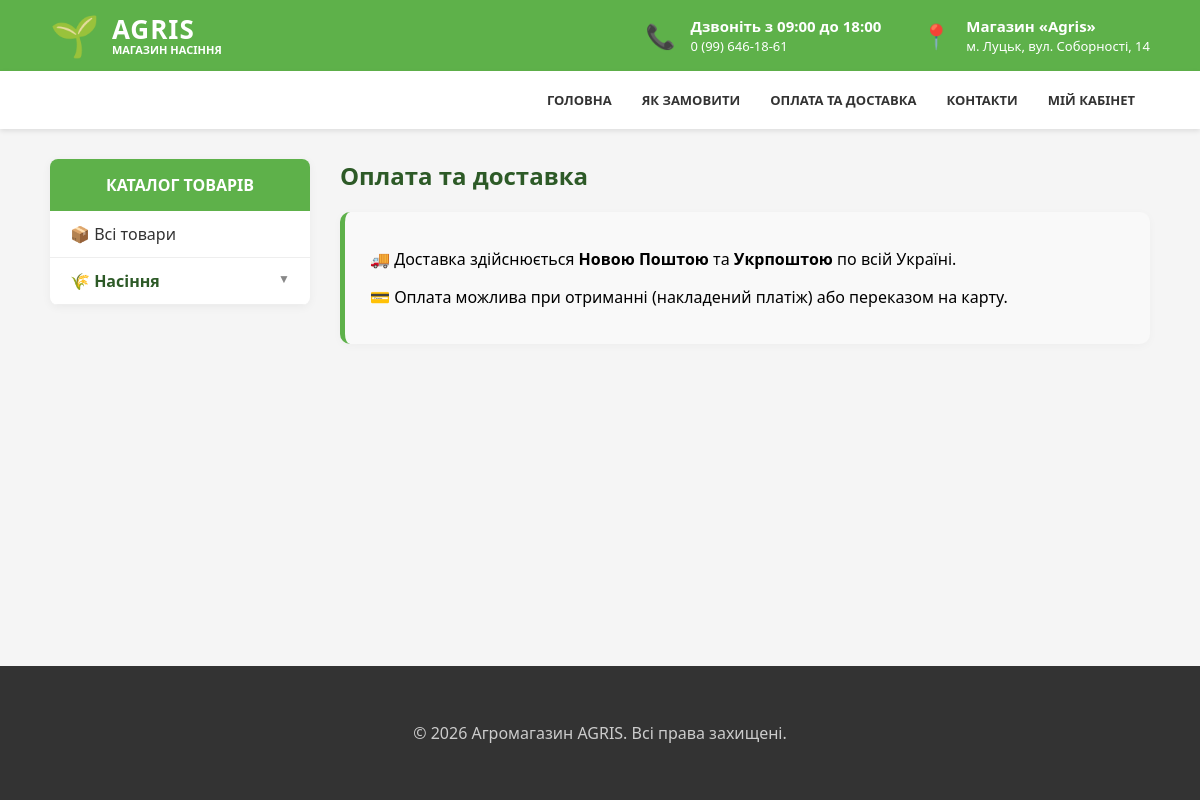
Before: /page-2/ with the older database file.
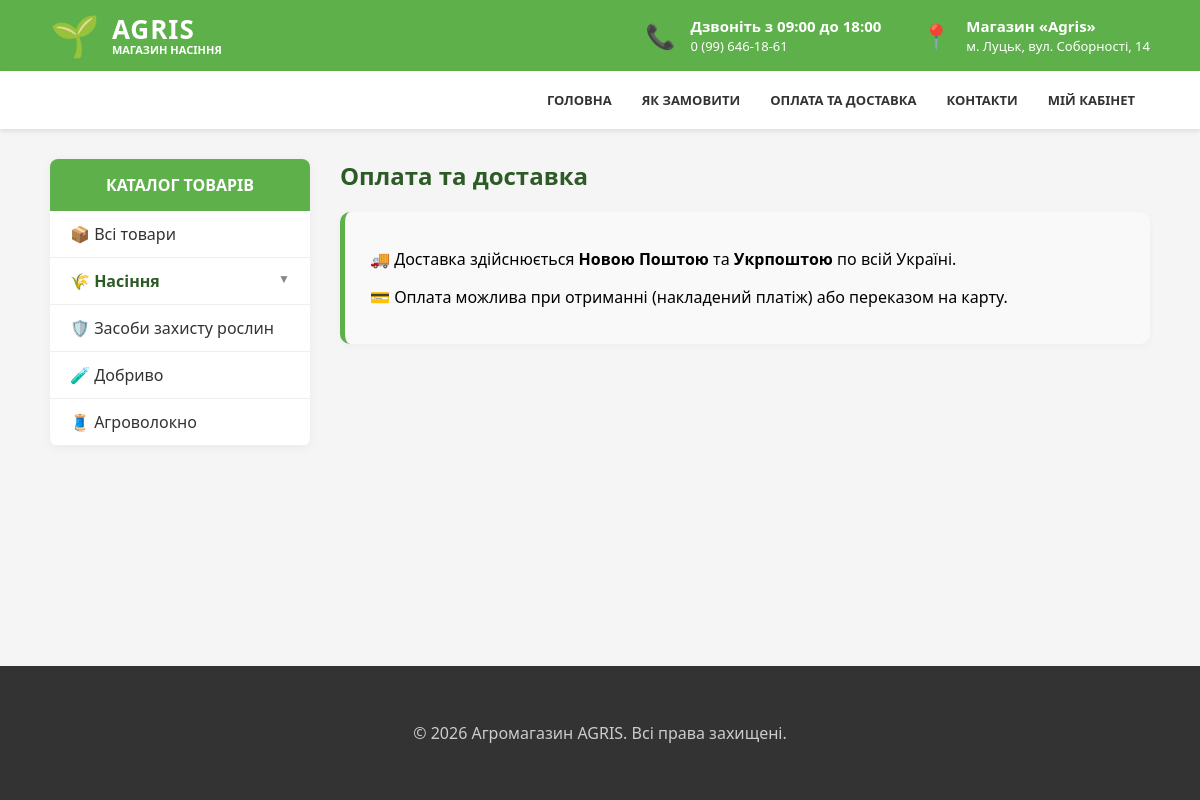
After: the same page with the newer database file.
### shop/models.py (models this page shows, shortened)
class Category(models.Model):
    name = models.CharField(max_length=100, verbose_name="Назва категорії")
    created_at = models.DateTimeField(auto_now_add=True, verbose_name="Створено о")
    updated_at = models.DateTimeField(auto_now=True, verbose_name="Оновлено о")
    class Meta:
        verbose_name_plural = "Категорії"

### shop/views.py (the view)
# urls.py: path('page-2/', views.page_two, name='page_2'),
def page_two(request): # Твоя функція для page2.html
    categories = Category.objects.all()
    return render(request, 'shop/page2.html', {'categories': categories})

### shop/templates/shop/page2.html
{% extends 'shop/base.html' %}
{% block content %}
    <h2 class="page-title">Оплата та доставка</h2>
    <div class="info-card">
        <p>🚚 Доставка здійснюється <b>Новою Поштою</b> та <b>Укрпоштою</b> по всій Україні.</p>
        <p>💳 Оплата можлива при отриманні (накладений платіж) або переказом на карту.</p>
    </div>
{% endblock %}

### shop/templates/shop/base.html (shortened to what this page needs)
{% load static %}
<!DOCTYPE html>
<html lang="uk">
<head>
    <link rel="stylesheet" href="{% static 'shop/css/style.css' %}">
</head>
<body>
    <header class="header-top">
        <a href="/" class="header-logo-link">
            <span class="logo-emoji">🌱</span>
            <div class="logo-text-block">
                <span class="logo-title">AGRIS</span>
                <span class="logo-subtitle">Магазин насіння</span>
            </div>
        </a>
        <div class="header-contacts-wrapper">
            <div class="header-info-block">
                <span class="info-icon">📞</span>
                <div class="info-text">
                    <strong>Дзвоніть з 09:00 до 18:00</strong>
                    0 (99) 646-18-61
                </div>
            </div>
            <div class="header-info-block">
                <span class="info-icon">📍</span>
                <div class="info-text">
                    <strong>Магазин «Agris»</strong>
                    м. Луцьк, вул. Соборності, 14
                </div>
            </div>
        </div>
    </header>
    <div class="header-bottom">
        <nav class="main-nav">
            <a href="/">Головна</a>
            <a href="/page-1/">Як замовити</a>
            <a href="/page-2/">Оплата та доставка</a>
            <a href="/contacts/">Контакти</a>
            <a href="/cabinet/">Мій кабінет</a>
        </nav>
    </div>
    <div class="container">
        <div class="sidebar">
            <div class="sidebar-header">КАТАЛОГ ТОВАРІВ</div>
            <a href="{% url 'main' %}" class="sidebar-item">📦 Всі товари</a>
            <details class="sidebar-dropdown">
                <summary class="sidebar-item dropdown-toggle">🌾 Насіння</summary>
            </details>
            {% for c in categories %}
                {% if c.name != 'Томати' and c.name != 'Кавуни' and c.name != 'Капуста' and c.name != 'капуста' %}
                    <a href="{% url 'category_filter' c.id %}" class="sidebar-item">
                        {% if 'Захист' in c.name or 'захист' in c.name %}🛡️
                        {% elif 'Добрив' in c.name or 'добрив' in c.name %}🧪
                        {% elif 'Агро' in c.name or 'агро' in c.name %}🧵
                        {% else %}🔹{% endif %}
                        {{ c.name }}
                    </a>
                {% endif %}
            {% endfor %}
        </div>
        <main class="main-content">
            {% block content %}{% endblock %}
        </main>
    </div>
    <footer>
        <p>© 2026 Агромагазин AGRIS. Всі права захищені.</p>
    </footer>
</body>
</html>

Changed rows visible on the page:
added Category: name "Засоби захисту рослин"
added Category: name "Добриво"
added Category: name "Агроволокно"
